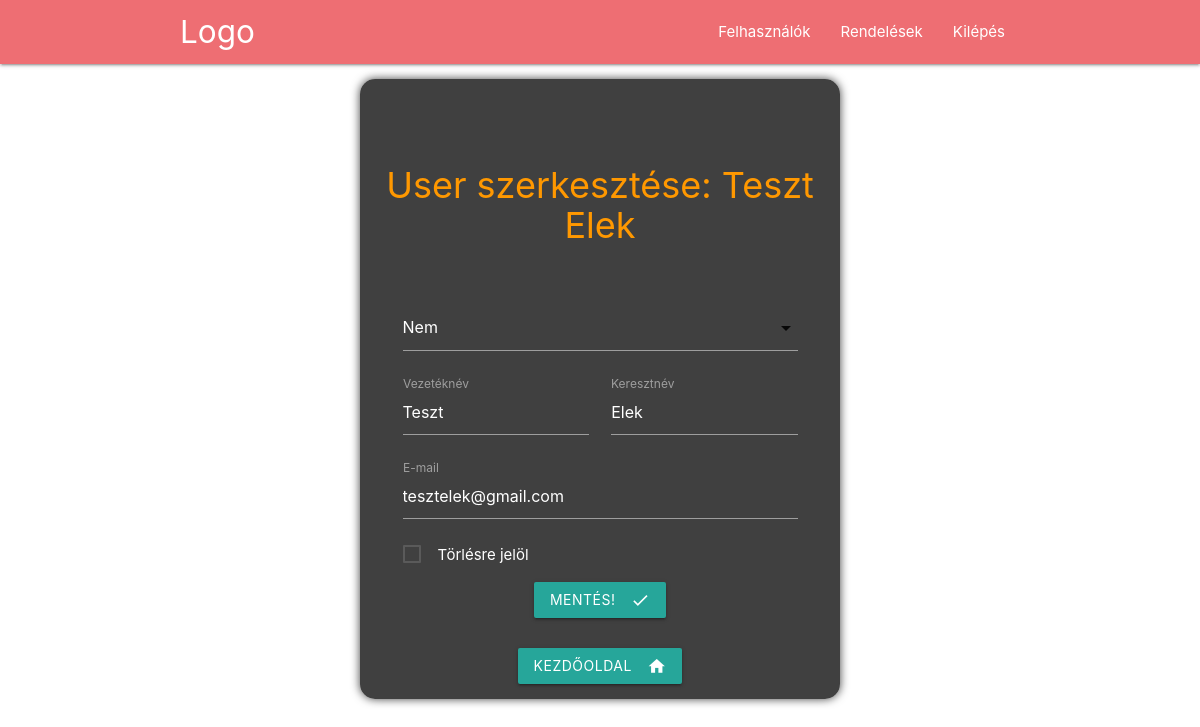
The app's page /system_admin/userdata/9 (signed in) with its own data.
### tables this page shows
CREATE TABLE `users` (
  `id` bigint(20) UNSIGNED NOT NULL,
  `is_admin` int(11) NOT NULL DEFAULT 0,
  `first_name` varchar(255) NOT NULL,
  `last_name` varchar(255) NOT NULL,
  `email` varchar(255) NOT NULL,
  `new_email` varchar(200) DEFAULT NULL,
  `email_verified_at` datetime DEFAULT NULL,
  `password` varchar(255) DEFAULT NULL,
  `shipping_zip` int(11) NOT NULL,
  `shipping_city` varchar(255) NOT NULL,
  `shipping_street` varchar(255) NOT NULL,
  `shipping_nr` varchar(255) DEFAULT NULL,
  `billing_name` varchar(100) DEFAULT NULL,
  `billing_tax_nr` varchar(20) DEFAULT NULL,
  `billing_zip` int(11) NOT NULL,
  `billing_nr` varchar(255) DEFAULT NULL,
  `billing_street` varchar(255) NOT NULL,
  `billing_city` varchar(255) NOT NULL,
  `remember_token` varchar(100) DEFAULT NULL,
  `verification_token` varchar(200) DEFAULT NULL,
  `created_at` timestamp NULL DEFAULT current_timestamp(),
  `updated_at` timestamp NULL DEFAULT NULL ON UPDATE current_timestamp()
);

### includes/functions.php (called while the page is built, shortened)
<?php
function public_path($url = '')
{
    return DOCUMENT_ROOT.$url;
}

### admin/userdata.php (the view, shortened to what this page needs)
<?php
$id = (int)$_GET["id"];
$sql = mysqli_query($connection, "select * from users where id = $id");
$user = mysqli_fetch_object($sql);
?>
<div class="section no-pad-bot" id="index-banner">
    <div class="container alpha-bg" style="width:40%">
        <br><br>
        <h1 class="header center orange-text">User szerkesztése: <?php print $user->first_name ?>
            <?php print $user->last_name ?> </h1>
        <div class="row text-block">
            <form class="col s12" method="POST">
                <div class="input-field col s12">
                </div>
                <div class="input-field col s12 m6">
                    <input id="first_name" value="<?php print $user->first_name ?>" name="first_name" type="text">
                    <label for="first_name">Vezetéknév</label>
                </div>
                <div class="input-field col s12 m6">
                    <input id="last_name" value="<?php print $user->last_name ?>" name="last_name" type="text">
                    <label for="last_name">Keresztnév</label>
                </div>
                <div class="input-field col s12 ">
                    <input id="email" value="<?php print $user->email ?>" name="email" type="email">
                    <label for="email">E-mail</label>
                </div>
                <?php
            if ($id != $_SESSION["user"]->id) { ?>
                <div class=" col s12 ">
                    <label>
                        <span>Törlésre jelöl</span>
                    </label>
                </div>
                <?php } ?>
                <div class="input-field col s12 text-center">
                    <button class="waves-effect waves-light btn"><i
                            class="material-icons right">check</i>Mentés!</button>
                </div>
                <div class="input-field col s12 text-center">
                    <a class="waves-effect waves-light btn"
                        href="<?php print public_path('/system_admin/dashboard') ?>"><i
                            class="material-icons right">home</i>Kezdőoldal</a>
                </div>
        </div>
    </div>
    <br><br>
</div>

### admin/css/style.css (style rules this page uses)
h1 { font-size: 36px; }
.text-block { padding: 0px 20px !important; }
.alpha-bg { background-color: rgba(0, 0, 0, 0.75); border-radius: 15px; box-shadow: 0 0 10px rgba(0, 0, 0, 0.75); }
.alpha-bg * { color: white; }
.text-center { text-align: center !important; }

### records on screen
users: first_name "Teszt", last_name "Elek", email "tesztelek@gmail.com"
